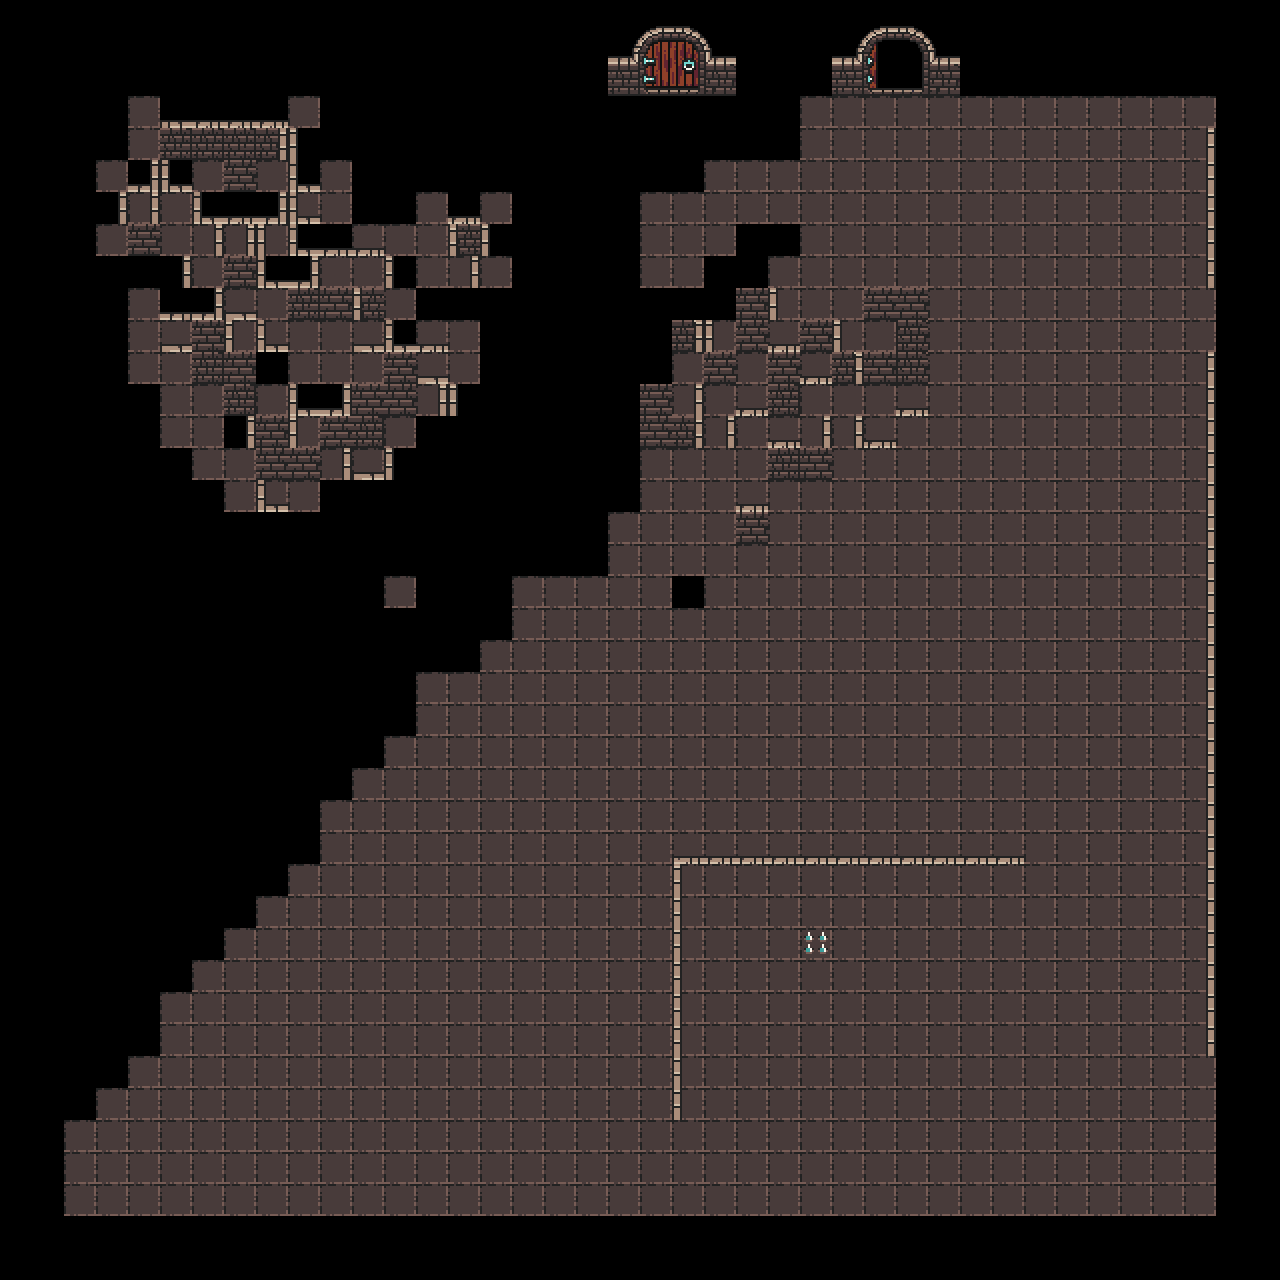

Tiled map render using the project's own tile images. Description and the map definition, with tile-layer contents summarised, below:
An orthogonal 40x40 tile map with 32x32 px tiles, 2 tile layers (Tile Layer 1, Tile Layer 2), 4 tilesets and 5 objects (4x wall, door).

<map version="1.4" tiledversion="1.4.3" orientation="orthogonal" renderorder="right-down" width="40" height="40" tilewidth="32" tileheight="32" infinite="0" nextlayerid="4" nextobjectid="15">
 <tileset firstgid="1" name="0x72_DungeonTilesetII_32x32" tilewidth="32" tileheight="32" tilecount="1024" columns="32">
  <image source="0x72_DungeonTilesetII_32x32.png" width="1024" height="1024" />
 </tileset>
 <tileset firstgid="1025" name="0x72_32x32DungeonTileset_walls.v2" tilewidth="32" tileheight="32" tilecount="256" columns="16">
  <image source="0x72_32x32DungeonTileset_walls.v2.png" width="512" height="512" />
 </tileset>
 <tileset firstgid="1281" name="0x72_32x32DungeonTileset.v3" tilewidth="32" tileheight="32" tilecount="256" columns="16">
  <image source="0x72_32x32DungeonTileset.v3.png" width="512" height="512" />
 </tileset>
 <tileset firstgid="1537" name="template" tilewidth="32" tileheight="32" tilecount="900" columns="30">
  <image source="template.png" width="960" height="960" />
  <terraintypes>
   <terrain name="room" tile="74" />
  </terraintypes>
  <tile id="32" terrain=",,0,0" />
  <tile id="33" terrain=",,0,0" />
  <tile id="34" terrain=",,0,0" />
  <tile id="35" terrain=",,0,0" />
  <tile id="62" terrain="0,0,0,0" />
  <tile id="63" terrain="0,0,0,0" />
  <tile id="64" terrain="0,0,0,0" />
  <tile id="65" terrain="0,0,0,0" />
  <tile id="92" terrain="0,0,0,0" />
  <tile id="93" terrain="0,0,0,0" />
  <tile id="94" terrain="0,0,0,0" />
  <tile id="95" terrain="0,0,0,0" />
  <tile id="103" terrain=",,,0" />
  <tile id="104" terrain=",,0,0" />
  <tile id="105" terrain=",,0,0" />
  <tile id="106" terrain=",,0,0" />
  <tile id="107" terrain=",,0,0" />
  <tile id="108" terrain=",,0,0" />
  <tile id="109" terrain=",,0,0" />
  <tile id="110" terrain=",,0," />
  <tile id="122" terrain="0,0,0,0" />
  <tile id="123" terrain="0,0,0,0" />
  <tile id="124" terrain="0,0,0,0" />
  <tile id="125" terrain="0,0,0,0" />
  <tile id="133" terrain=",0,,0" />
  <tile id="134" terrain="0,0,0,0" />
  <tile id="135" terrain="0,0,0,0" />
  <tile id="136" terrain="0,0,0,0" />
  <tile id="137" terrain="0,0,0,0" />
  <tile id="138" terrain="0,0,0,0" />
  <tile id="139" terrain="0,0,0,0" />
  <tile id="140" terrain="0,,0," />
  <tile id="152" terrain="0,0,0,0" />
  <tile id="153" terrain="0,0,0,0" />
  <tile id="154" terrain="0,0,0,0" />
  <tile id="155" terrain="0,0,0,0" />
  <tile id="163" terrain=",0,,0" />
  <tile id="164" terrain="0,,0," />
  <tile id="169" terrain=",0,,0" />
  <tile id="170" terrain="0,,0," />
  <tile id="182" terrain="0,0,0,0" />
  <tile id="183" terrain="0,0,0,0" />
  <tile id="184" terrain="0,0,0,0" />
  <tile id="185" terrain="0,0,0,0" />
  <tile id="193" terrain=",0,,0" />
  <tile id="194" terrain="0,,0," />
  <tile id="199" terrain=",0,,0" />
  <tile id="200" terrain="0,,0," />
  <tile id="223" terrain=",0,,0" />
  <tile id="224" terrain="0,,0,0" />
  <tile id="225" terrain=",,0,0" />
  <tile id="226" terrain=",,0,0" />
  <tile id="227" terrain=",,0,0" />
  <tile id="228" terrain=",,0,0" />
  <tile id="229" terrain=",0,0,0" />
  <tile id="230" terrain="0,,0," />
  <tile id="253" terrain=",0,,0" />
  <tile id="254" terrain="0,0,0,0" />
  <tile id="255" terrain="0,0,0,0" />
  <tile id="256" terrain="0,0,0,0" />
  <tile id="257" terrain="0,0,0,0" />
  <tile id="258" terrain="0,0,0,0" />
  <tile id="259" terrain="0,0,0,0" />
  <tile id="260" terrain="0,,0," />
 </tileset>
 <layer id="1" name="Tile Layer 1" width="40" height="40">
  <data>[1600 cells, 968 non-empty, 96 distinct tile ids]</data>
 </layer>
 <layer id="3" name="Tile Layer 2" width="40" height="40">
  <data>[1600 cells, 60 non-empty, 18 distinct tile ids]</data>
 </layer>
 <objectgroup id="2" name="Object Layer 1">
  <object id="1" type="wall" x="54.3478" y="1216.22" width="1161.87" height="17.6263" />
  <object id="3" type="wall" x="56.5503" y="35.2527" width="1161.87" height="17.6263" />
  <object id="4" type="wall" x="54.3478" y="60.2233" width="7.3443" height="1154.52" />
  <object id="5" type="wall" x="1215.48" y="63.163" width="7.3443" height="1154.52" />
  <object id="14" type="door" x="644.53" y="54.1575">
   <polygon points="0,0 12.5471,-15.0778 35.1317,-17.2318 52.6976,-1.07699 54.3706,43.0794 0.83647,42.0024" />
  </object>
 </objectgroup>
</map>
